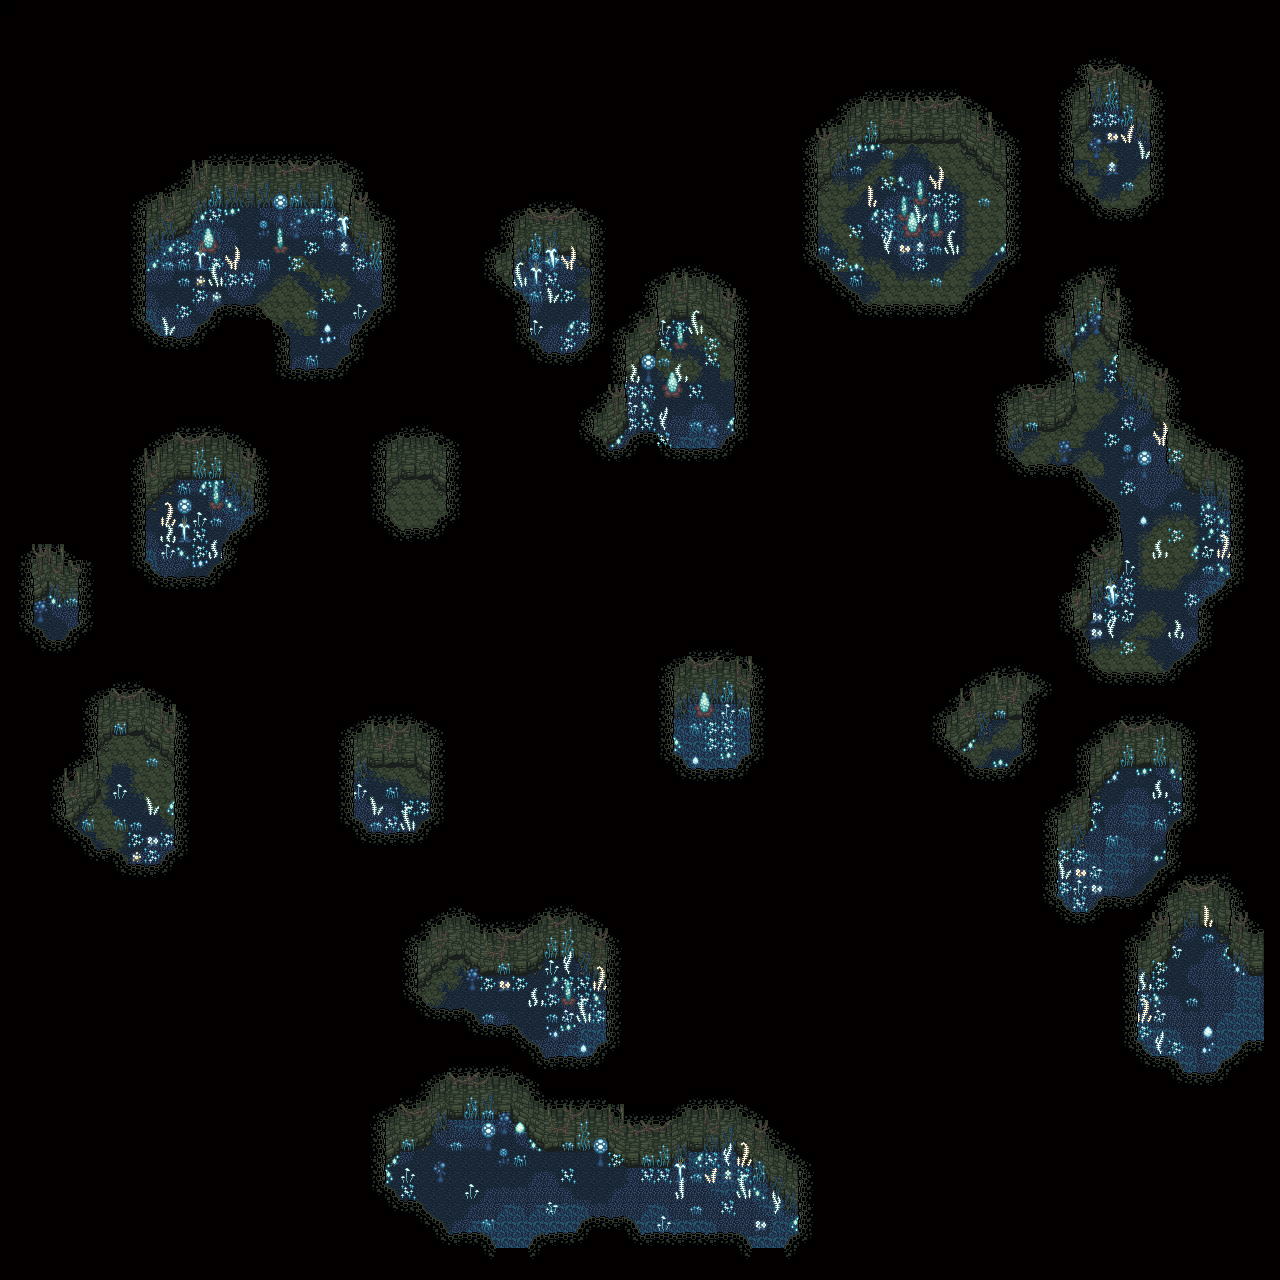

A 2D game scene composited from a Tiled map and its tileset images. What follows is a short description and the map's XML, with each tile layer's data collapsed to a summary:
An orthogonal 80x80 tile map with 16x16 px tiles, 5 tile layers (Natural Lower Chip, Natural Walls, Natural Upper Chip, Natural Wall Sidings, ...), 3 hidden layers not drawn, 2 tilesets and 18 objects (16x Event, 2x item).

<map version="1.0" orientation="orthogonal" renderorder="right-down" width="80" height="80" tilewidth="16" tileheight="16" nextobjectid="71">
 <properties>
  <property name="bgm" value="shape" />
  <property name="period" value="4.2" />
 </properties>
 <tileset firstgid="1" source="../tilesets/natural.tsx" />
 <tileset firstgid="481" source="../tilesets/artificial.tsx" />
 <layer name="Artificial Lower Chip" width="80" height="80" visible="0">
  <properties>
   <property name="z" value="0.0" />
  </properties>
  <data>[6400 cells, 6400 non-empty, 46 distinct tile ids]</data>
 </layer>
 <layer name="Natural Lower Chip" width="80" height="80">
  <properties>
   <property name="alt" value="true" />
   <property name="z" value="0.0" />
  </properties>
  <data>[6400 cells, 6386 non-empty, 40 distinct tile ids]</data>
 </layer>
 <layer name="Natural Walls" width="80" height="80">
  <properties>
   <property name="alt" value="true" />
   <property name="z" value=".1" />
  </properties>
  <data>[6400 cells, 1150 non-empty, 51 distinct tile ids]</data>
 </layer>
 <layer name="Artificial Upper Chip" width="80" height="80" visible="0">
  <properties>
   <property name="z" value=".5" />
  </properties>
  <data>[6400 cells, 188 non-empty, 38 distinct tile ids]</data>
 </layer>
 <layer name="Natural Upper Chip" width="80" height="80">
  <properties>
   <property name="alt" value="true" />
   <property name="z" value=".5" />
  </properties>
  <data>[6400 cells, 360 non-empty, 53 distinct tile ids]</data>
 </layer>
 <layer name="Natural Wall Sidings" width="80" height="80">
  <properties>
   <property name="alt" value="true" />
   <property name="z" value=".2" />
  </properties>
  <data>[6400 cells, 347 non-empty, 29 distinct tile ids]</data>
 </layer>
 <objectgroup name="Object Layer">
  <properties>
   <property name="z" value=".5" />
  </properties>
  <object id="49" name="tele" type="Event" x="1264" y="976" width="16" height="64">
   <properties>
    <property name="onCollide" value="teleport('sector2/1d.tmx', 2, 9)" />
   </properties>
  </object>
  <object id="51" name="arrow" type="Event" x="1264" y="976" width="16" height="16">
   <properties>
    <property name="appearance" value="4dir_arrow" />
    <property name="face" value="EAST" />
   </properties>
  </object>
  <object id="52" name="arrow" type="Event" x="1264" y="992" width="16" height="16">
   <properties>
    <property name="appearance" value="4dir_arrow" />
    <property name="face" value="EAST" />
   </properties>
  </object>
  <object id="53" name="arrow" type="Event" x="480" y="1248" width="16" height="16">
   <properties>
    <property name="appearance" value="4dir_unlocked_blue" />
    <property name="face" value="SOUTH" />
    <property name="hide" value="return not hasItem('item_bluekey')" />
   </properties>
  </object>
  <object id="55" name="arrow" type="Event" x="512" y="1248" width="16" height="16">
   <properties>
    <property name="appearance" value="4dir_arrow" />
    <property name="face" value="SOUTH" />
    <property name="hide" value="return not hasItem('item_bluekey')" />
   </properties>
  </object>
  <object id="57" name="locked" type="Event" x="496" y="1248" width="16" height="16">
   <properties>
    <property name="appearance" value="4dir_locked_blue" />
    <property name="face" value="SOUTH" />
    <property name="hide" value="return hasItem('item_bluekey')" />
   </properties>
  </object>
  <object id="58" name="locked" type="Event" x="512" y="1248" width="16" height="16">
   <properties>
    <property name="appearance" value="4dir_locked_blue" />
    <property name="face" value="SOUTH" />
    <property name="hide" value="return hasItem('item_bluekey')" />
   </properties>
  </object>
  <object id="59" name="arrow" type="Event" x="496" y="1248" width="16" height="16">
   <properties>
    <property name="appearance" value="4dir_arrow" />
    <property name="face" value="SOUTH" />
    <property name="hide" value="return not hasItem('item_bluekey')" />
   </properties>
  </object>
  <object id="60" name="arrow" type="Event" x="736" y="1248" width="16" height="16">
   <properties>
    <property name="appearance" value="4dir_unlocked_blue" />
    <property name="face" value="SOUTH" />
    <property name="hide" value="return not hasItem('item_bluekey')" />
   </properties>
  </object>
  <object id="61" name="locked" type="Event" x="752" y="1248" width="16" height="16">
   <properties>
    <property name="appearance" value="4dir_locked_blue" />
    <property name="face" value="SOUTH" />
    <property name="hide" value="return hasItem('item_bluekey')" />
   </properties>
  </object>
  <object id="62" name="locked" type="Event" x="768" y="1248" width="16" height="16">
   <properties>
    <property name="appearance" value="4dir_locked_blue" />
    <property name="face" value="SOUTH" />
    <property name="hide" value="return hasItem('item_bluekey')" />
   </properties>
  </object>
  <object id="63" name="arrow" type="Event" x="752" y="1248" width="16" height="16">
   <properties>
    <property name="appearance" value="4dir_arrow" />
    <property name="face" value="SOUTH" />
    <property name="hide" value="return not hasItem('item_bluekey')" />
   </properties>
  </object>
  <object id="64" name="arrow" type="Event" x="768" y="1248" width="16" height="16">
   <properties>
    <property name="appearance" value="4dir_arrow" />
    <property name="face" value="SOUTH" />
    <property name="hide" value="return not hasItem('item_bluekey')" />
   </properties>
  </object>
  <object id="66" name="tele" type="Event" x="752" y="1248" width="32" height="16">
   <properties>
    <property name="onCollide" value="teleport('sector2/2c.tmx', 19, 9)" />
   </properties>
  </object>
  <object id="67" name="tele" type="Event" x="496" y="1248" width="32" height="16">
   <properties>
    <property name="onCollide" value="teleport('sector2/2c.tmx', 5, 9)" />
   </properties>
  </object>
  <object id="68" name="Guide Notes" type="item" x="709.364" y="731.53" width="16" height="16">
   <properties>
    <property name="key" value="item_guide" />
   </properties>
  </object>
  <object id="69" name="Expedition Log" type="item" x="407" y="495" width="16" height="16">
   <properties>
    <property name="key" value="item_expedition" />
   </properties>
  </object>
  <object id="70" name="Trigger" type="Event" x="94" y="746.5" width="80" height="96">
   <properties>
    <property name="hide" value="return getSwitch('rockblab')" />
    <property name="onCollide" value="speak('Almost there. There\'s another exit southeast of this room.'); sceneSwitch('rockblab', true)" />
   </properties>
  </object>
 </objectgroup>
 <layer name="Artificial Overhead Chip" width="80" height="80" visible="0">
  <properties>
   <property name="z" value="1.5" />
  </properties>
  <data>[6400 cells, 0 non-empty, 0 distinct tile ids]</data>
 </layer>
 <layer name="Natural Overhead Chip" width="80" height="80">
  <properties>
   <property name="alt" value="true" />
   <property name="z" value="1.5" />
  </properties>
  <data>[6400 cells, 99 non-empty, 24 distinct tile ids]</data>
 </layer>
</map>
